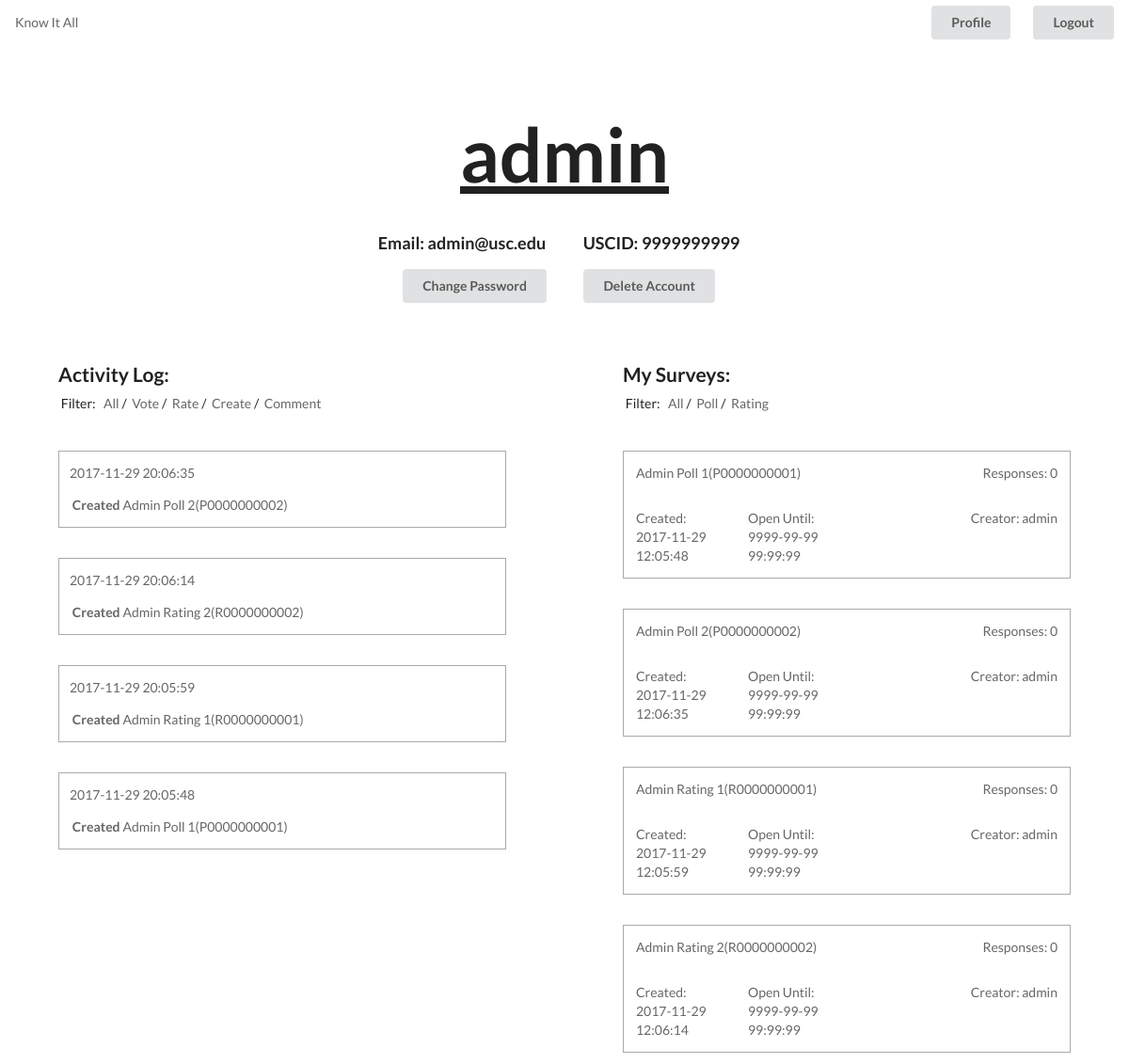
The page /www/knowitall/user.php?id=9999999999 (signed in) on the database its author committed.
### tables this page shows
CREATE TABLE `user` (
  `user_id` varchar(45) NOT NULL,
  `usc_email` varchar(45) NOT NULL,
  `usc_id` varchar(45) NOT NULL,
  `password` varchar(100) NOT NULL,
  `user_name` varchar(45) NOT NULL
);

CREATE TABLE `user_activity` (
  `user_id` varchar(45) NOT NULL,
  `action` int(45) NOT NULL,
  `survey_id` varchar(45) NOT NULL,
  `option_id` int(45) NOT NULL,
  `action_time` timestamp NOT NULL DEFAULT CURRENT_TIMESTAMP ON UPDATE CURRENT_TIMESTAMP
);

CREATE TABLE `survey` (
  `survey_id` varchar(45) NOT NULL,
  `survey_title` varchar(1000) NOT NULL,
  `user_id` varchar(45) NOT NULL,
  `rating_average` double NOT NULL,
  `create_time` varchar(45) DEFAULT NULL,
  `survey_tags` varchar(1000) NOT NULL,
  `voter_number` int(45) NOT NULL,
  `close_time` varchar(45) NOT NULL
);

### www/knowitall/result-card.php (the view)
<li class="surveylink custom-pad-hor custom-pad-top">
	<a href="survey.php?id=<?php echo $srow['survey_id']; ?>">
	  <div class="ui grid">
	    <div class="twelve wide column"><?php echo $srow['survey_title']; ?>(<?php echo $srow['survey_id']; ?>)</div>
	    <div class="four wide column"><span class="float-right">Responses: <?php echo $srow['voter_number'] ?></span></div>
	    <div class="four wide column">Created: <?php echo $srow['create_time'] ?></div>
	    <div class="four wide column">Open Until: <?php echo $srow['close_time'] ?></div>
	    <div class="eight wide column"><span class="float-right">Creator: <?php echo $urow['user_name'] ?></span></div>
	  </div>
	</a>
</li>

### www/knowitall/user.php (shortened to what this page needs)
<?php
  if(isset($_SESSION['id'])){
    $user = $_SESSION['id'];
  }
  include("database-connector.php");
  $uscid = "-99";
  if(isset($_GET['id'])){
    $uscid = $_GET['id'];
  }else{
    header("Location: login.php");
  }
  $sql = $conn->prepare("SELECT * FROM user WHERE user_id = ?;");
  $sql->bind_param('s', $uscid);
  $sql->execute();
  $ans = $sql->get_result();
  $urow = $ans->fetch_assoc();
?>
<!DOCTYPE html>
<html lang="en">
  <head>
    <?php include("all-css.php");?>
  </head>
  <body>
    <?php include("small-header.php") ?>
    <h1 class="custom-pad-hor"><u><?php echo $urow['user_name']; ?></u></h1>
    <h3 class="custom-pad-hor custom-pad-vert master-center">
      <span class="custom-margin-vert-small custom-margin-hor-tiny">Email:
        <?php
          if(isset($_SESSION['id']) && strcmp($uscid, $user) == 0){
            echo $urow['usc_email'];
          }else{
            echo "******@usc.edu";
          }
        ?>
       </span>
      <span class="custom-margin-vert-small custom-margin-hor-tiny">USCID:
        <?php
          if(isset($_SESSION['id']) && strcmp($uscid, $user) == 0){
            echo $urow['usc_id'];
          }else{
            echo "**********";
          }
        ?>
      </span><br>
      <?php
        if(isset($_SESSION['id']) && strcmp($uscid, $user) == 0){
          echo "<button class=\"ui button custom-margin-vert-tiny custom-margin-hor-tiny\"><a href=\"change-password.php\">Change Password</a></button>
            <button class=\"ui button custom-margin-vert-tiny custom-margin-hor-tiny\"><a href=\"delete-user-confirm.php\">Delete Account</a></button>";
        }
      ?>
    </h3>
    <div class="ui grid">
      <div class="equal width row">
        <ul class="column">
          <li class="row header custom-pad-hor"><h4>Activity Log:</h4></li>
          <li class="row header custom-pad-hor custom-pad-vert-small">
            <span class="custom-pad-hor-space">Filter:</span>
            <?php
              $filter2 = "";
            ?>
            <a class="disinline custom-pad-hor-space" href="user.php?id=<?php echo $uscid; echo "&filter2=".$filter2?>">All</a>/
            <a class="disinline custom-pad-hor-space" href="user.php?id=<?php echo $uscid; echo "&filter2=".$filter2?>&filter1=vote">Vote</a>/
            <a class="disinline custom-pad-hor-space" href="user.php?id=<?php echo $uscid; echo "&filter2=".$filter2?>&filter1=rate">Rate</a>/
            <a class="disinline custom-pad-hor-space" href="user.php?id=<?php echo $uscid; echo "&filter2=".$filter2?>&filter1=create">Create</a>/
            <a class="disinline custom-pad-hor-space" href="user.php?id=<?php echo $uscid; echo "&filter2=".$filter2?>&filter1=comment">Comment</a>
          </li>
          <?php
            if(!empty($_GET['filter1'])){
              if(strcmp($_GET['filter1'], "vote") == 0){
                $sql = $conn->prepare("SELECT * FROM user_activity WHERE user_id = ? AND action = 0 ORDER BY action_time DESC;");
                $sql->bind_param('s', $uscid);
                $sql->execute();
                $ans3 = $sql->get_result();
              }else if(strcmp($_GET['filter1'], "rate") == 0){
                $sql = $conn->prepare("SELECT * FROM user_activity WHERE user_id = ? AND action = 1 ORDER BY action_time DESC;");
                $sql->bind_param('s', $uscid);
                $sql->execute();
                $ans3 = $sql->get_result();
              }else if(strcmp($_GET['filter1'], "create") == 0){
                $sql = $conn->prepare("SELECT * FROM user_activity WHERE user_id = ? AND action = 2 ORDER BY action_time DESC;");
                $sql->bind_param('s', $uscid);
                $sql->execute();
                $ans3 = $sql->get_result();
              }else if(strcmp($_GET['filter1'], "comment") == 0){
                $sql = $conn->prepare("SELECT * FROM user_activity WHERE user_id = ? AND action = 3 ORDER BY action_time DESC;");
                $sql->bind_param('s', $uscid);
                $sql->execute();
                $ans3 = $sql->get_result();
              }else{
                $sql = $conn->prepare("SELECT * FROM user_activity WHERE user_id = ? ORDER BY action_time DESC;");
                $sql->bind_param('s', $uscid);
                $sql->execute();
                $ans3 = $sql->get_result();
              }
            }else{
              $sql = $conn->prepare("SELECT * FROM user_activity WHERE user_id = ? ORDER BY action_time DESC;");
              $sql->bind_param('s', $uscid);
              $sql->execute();
              $ans3 = $sql->get_result();
            }
            for($i = 0; $i < $ans3->num_rows; $i++){
              $arow = $ans3->fetch_assoc();
              include('activity-card.php');
            }
          ?>
        </ul>
        <ul class="column">
          <li class="row header custom-pad-hor"><h4>My Surveys:</h4></li>
          <li class="row header custom-pad-hor custom-pad-vert-small">
            <span class="custom-pad-hor-space">Filter:</span>
            <?php
              $filter1 = "";
            ?>
            <a class="disinline custom-pad-hor-space" href="user.php?id=<?php echo $uscid; echo "&filter1=".$filter1?>">All</a>/
            <a class="disinline custom-pad-hor-space" href="user.php?id=<?php echo $uscid; echo "&filter1=".$filter1?>&filter2=poll">Poll</a>/
            <a class="disinline custom-pad-hor-space" href="user.php?id=<?php echo $uscid; echo "&filter1=".$filter1?>&filter2=rating">Rating</a>
          <?php
            if(!empty($_GET['filter2'])){
              if(strcmp($_GET['filter2'], "poll") == 0){
                $sql = $conn->prepare("SELECT * FROM survey WHERE user_id = ? AND survey_id LIKE \"P%\";");
                $sql->bind_param('s', $uscid);
                $sql->execute();
                $ans2 = $sql->get_result();
              }else if(strcmp($_GET['filter2'], "rating") == 0){
                $sql = $conn->prepare("SELECT * FROM survey WHERE user_id = ? AND survey_id LIKE \"R%\";");
                $sql->bind_param('s', $uscid);
                $sql->execute();
                $ans2 = $sql->get_result();
              }else{
                $sql = $conn->prepare("SELECT * FROM survey WHERE user_id = ?;");
                $sql->bind_param('s', $uscid);
                $sql->execute();
                $ans2 = $sql->get_result();
              }
            }else{
              $sql = $conn->prepare("SELECT * FROM survey WHERE user_id = ?;");
              $sql->bind_param('s', $uscid);
              $sql->execute();
              $ans2 = $sql->get_result();
            }
            for($i = 0; $i < $ans2->num_rows; $i++){
              $srow = $ans2->fetch_assoc();
              include('result-card.php');
            }
          ?>
        </ul>
      </div>
    </div>
  </body>
</html>

### www/knowitall/activity-card.php (shortened to what this page needs)
<li class="row surveylink custom-pad-hor custom-pad-top">
	<a href="survey.php?id=<?php echo $arow['survey_id']; ?>">
	  <div class="ui grid">
	  	<div class="row custom-pad-hor-small remove-pad-bot">
				<?php echo $arow['action_time']; ?>
	  	</div>
	    <div class="row custom-pad-hor-small">
	    	<?php
	    		$action = $arow['action'];
	    		if($action == 2){
	    			echo "<b class=\"custom-pad-hor-space\">Created </b>";
	    		}
	    		$sql = $conn->prepare("SELECT survey_title FROM survey WHERE survey_id = ?;");
	    		$sql->bind_param('s', $arow['survey_id']);
	    		$sql->execute();
	    		$survey = $sql->get_result();
	    		$survey = $survey->fetch_assoc();
	    		echo $survey['survey_title']."(".$arow['survey_id'].")";
	    	?>
	    </div>
	  </div>
	</a>
</li>

### www/knowitall/style.css (style rules this page uses)
h1, h2 { margin: 0 auto; text-align: center; }
h1 { font-size: 10vh; padding-top: 8vh; }
h4 { font-size: 1.5rem !important; }
ul { list-style: none; padding: 0; margin: 14px }
a:not(.signup-link) { display: block; }
a { color: rgba(0, 0, 0, 0.6) }
.float-right { float: right }
.master-center { margin: 0 auto !important; text-align: center !important; }
.disinline { display: inline !important; }
.custom-pad-hor-space { padding: 0 0.2em !important; }
.custom-pad-hor { padding-left: 4vw !important; padding-right: 4vw !important; }
.custom-pad-hor-small { padding-left: 1vw !important; padding-right: 1vw !important; }
.custom-pad-vert-small { padding-top: 1vh !important; padding-bottom: 1vh !important; }
.custom-pad-vert { padding-top: 4vh !important; padding-bottom: 4vh !important; }
.custom-pad-top { padding-top: 4vh !important; }
.custom-margin-hor-tiny { margin-left: 1vw !important; margin-right: 2vw !important; }
.custom-margin-vert-tiny { margin-top: 2vh !important; margin-bottom: 2vh !important; }
.custom-margin-vert-small { margin-top: 4vh !important; margin-bottom: 4vh !important; }
.remove-pad-bot { padding-bottom: 0 !important; }
.ui.grid { margin: 0; }
.ui.grid .row>.column { padding: 0 !important; }

### rows shown on the page
user: user_name "admin", usc_email "admin@usc.edu", usc "9999999999"
user_activity: action_time "2017-11-29 20:06:35", action "Created", survey.survey_title "Admin Poll 2", survey "P0000000002"
user_activity: action_time "2017-11-29 20:06:14", action "Created", survey.survey_title "Admin Rating 2", survey "R0000000002"
user_activity: action_time "2017-11-29 20:05:59", action "Created", survey.survey_title "Admin Rating 1", survey "R0000000001"
user_activity: action_time "2017-11-29 20:05:48", action "Created", survey.survey_title "Admin Poll 1", survey "P0000000001"
survey: survey_title "Admin Poll 1", survey_id "P0000000001", voter_number "0", create_time "2017-11-29 12:05:48", close_time "9999-99-99 99:99:99", user.user_name "admin"
survey: survey_title "Admin Poll 2", survey_id "P0000000002", voter_number "0", create_time "2017-11-29 12:06:35", close_time "9999-99-99 99:99:99", user.user_name "admin"
survey: survey_title "Admin Rating 1", survey_id "R0000000001", voter_number "0", create_time "2017-11-29 12:05:59", close_time "9999-99-99 99:99:99", user.user_name "admin"
survey: survey_title "Admin Rating 2", survey_id "R0000000002", voter_number "0", create_time "2017-11-29 12:06:14", close_time "9999-99-99 99:99:99", user.user_name "admin"
